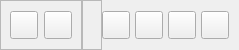
              <widget class="QFrame" name="contentTopBg">
               <property name="minimumSize">
                <size>
                 <width>0</width>
                 <height>50</height>
                </size>
               </property>
               <property name="maximumSize">
                <size>
                 <width>16777215</width>
                 <height>50</height>
                </size>
               </property>
               <property name="styleSheet">
                <string notr="true"/>
               </property>
               <property name="frameShape">
                <enum>QFrame::Shape::NoFrame</enum>
               </property>
               <property name="frameShadow">
                <enum>QFrame::Shadow::Raised</enum>
               </property>
               <layout class="QHBoxLayout" name="horizontalLayout_5">
                <property name="spacing">
                 <number>0</number>
                </property>
                <property name="leftMargin">
                 <number>0</number>
                </property>
                <property name="topMargin">
                 <number>0</number>
                </property>
                <property name="rightMargin">
                 <number>10</number>
                </property>
                <property name="bottomMargin">
                 <number>0</number>
                </property>
                <item alignment="Qt::AlignmentFlag::AlignLeft">
                 <widget class="QFrame" name="LeftBox">
                  <property name="frameShape">
                   <enum>QFrame::Shape::StyledPanel</enum>
                  </property>
                  <property name="frameShadow">
                   <enum>QFrame::Shadow::Raised</enum>
                  </property>
                  <layout class="QHBoxLayout" name="horizontalLayout_13">
                   <item>
                    <widget class="QPushButton" name="notificationButton">
                     <property name="minimumSize">
                      <size>
                       <width>28</width>
                       <height>28</height>
                      </size>
                     </property>
                     <property name="maximumSize">
                      <size>
                       <width>28</width>
                       <height>28</height>
                      </size>
                     </property>
                     <property name="cursor">
                      <cursorShape>PointingHandCursor</cursorShape>
                     </property>
                     <property name="toolTip">
                      <string/>
                     </property>
                     <property name="text">
                      <string/>
                     </property>
                     <property name="icon">
                      <iconset resource="../assets/resource.qrc">
                       <normaloff>:/icons/icons/MaterialSymbolsNotifications.svg</normaloff>:/icons/icons/MaterialSymbolsNotifications.svg</iconset>
                     </property>
                     <property name="iconSize">
                      <size>
                       <width>18</width>
                       <height>18</height>
                      </size>
                     </property>
                    </widget>
                   </item>
                   <item>
                    <widget class="QPushButton" name="themeButton">
                     <property name="minimumSize">
                      <size>
                       <width>28</width>
                       <height>28</height>
                      </size>
                     </property>
                     <property name="maximumSize">
                      <size>
                       <width>28</width>
                       <height>28</height>
                      </size>
                     </property>
                     <property name="cursor">
                      <cursorShape>PointingHandCursor</cursorShape>
                     </property>
                     <property name="toolTip">
                      <string/>
                     </property>
                     <property name="text">
                      <string/>
                     </property>
                     <property name="icon">
                      <iconset resource="../assets/resource.qrc">
                       <normaloff>:/icons/icons/BxsPalette.svg</normaloff>:/icons/icons/BxsPalette.svg</iconset>
                     </property>
                     <property name="iconSize">
                      <size>
                       <width>18</width>
                       <height>18</height>
                      </size>
                     </property>
                    </widget>
                   </item>
                  </layout>
                 </widget>
                </item>
                <item>
                 <widget class="QFrame" name="titleRightInfo">
                  <property name="sizePolicy">
                   <sizepolicy hsizetype="Expanding" vsizetype="Preferred">
                    <horstretch>0</horstretch>
                    <verstretch>0</verstretch>
                   </sizepolicy>
                  </property>
                  <property name="frameShape">
                   <enum>QFrame::Shape::StyledPanel</enum>
                  </property>
                  <property name="frameShadow">
                   <enum>QFrame::Shadow::Raised</enum>
                  </property>
                  <layout class="QVBoxLayout" name="verticalLayout_17"/>
                 </widget>
                </item>
                <item alignment="Qt::AlignmentFlag::AlignRight">
                 <widget class="QFrame" name="rightButtons">
                  <property name="minimumSize">
                   <size>
                    <width>0</width>
                    <height>28</height>
                   </size>
                  </property>
                  <property name="frameShape">
                   <enum>QFrame::Shape::NoFrame</enum>
                  </property>
                  <property name="frameShadow">
                   <enum>QFrame::Shadow::Raised</enum>
                  </property>
                  <layout class="QHBoxLayout" name="horizontalLayout_17">
                   <property name="spacing">
                    <number>5</number>
                   </property>
                   <property name="leftMargin">
                    <number>0</number>
                   </property>
                   <property name="topMargin">
                    <number>0</number>
                   </property>
                   <property name="rightMargin">
                    <number>0</number>
                   </property>
                   <property name="bottomMargin">
                    <number>0</number>
                   </property>
                   <item>
                    <widget class="QPushButton" name="settingsTopBtn">
                     <property name="minimumSize">
                      <size>
                       <width>28</width>
                       <height>28</height>
                      </size>
                     </property>
                     <property name="maximumSize">
                      <size>
                       <width>28</width>
                       <height>28</height>
                      </size>
                     </property>
                     <property name="cursor">
                      <cursorShape>PointingHandCursor</cursorShape>
                     </property>
                     <property name="toolTip">
                      <string/>
                     </property>
                     <property name="text">
                      <string/>
                     </property>
                     <property name="icon">
                      <iconset resource="../assets/resource.qrc">
                       <normaloff>:/icons/icons/UiwSetting.svg</normaloff>:/icons/icons/UiwSetting.svg</iconset>
                     </property>
                     <property name="iconSize">
                      <size>
                       <width>14</width>
                       <height>14</height>
                      </size>
                     </property>
                    </widget>
                   </item>
                   <item>
                    <widget class="QPushButton" name="minimizeAppBtn">
                     <property name="minimumSize">
                      <size>
                       <width>28</width>
                       <height>28</height>
                      </size>
                     </property>
                     <property name="maximumSize">
                      <size>
                       <width>28</width>
                       <height>28</height>
                      </size>
                     </property>
                     <property name="cursor">
                      <cursorShape>PointingHandCursor</cursorShape>
                     </property>
                     <property name="toolTip">
                      <string/>
                     </property>
                     <property name="text">
                      <string/>
                     </property>
                     <property name="icon">
                      <iconset resource="../assets/resource.qrc">
                       <normaloff>:/icons/icons/cil-minus.png</normaloff>:/icons/icons/cil-minus.png</iconset>
                     </property>
                     <property name="iconSize">
                      <size>
                       <width>16</width>
                       <height>16</height>
                      </size>
                     </property>
                    </widget>
                   </item>
                   <item>
                    <widget class="QPushButton" name="max_resizeButton">
                     <property name="minimumSize">
                      <size>
                       <width>28</width>
                       <height>28</height>
                      </size>
                     </property>
                     <property name="maximumSize">
                      <size>
                       <width>28</width>
                       <height>28</height>
                      </size>
                     </property>
                     <property name="font">
                      <font>
                       <family>Segoe UI</family>
                       <pointsize>10</pointsize>
                       <italic>false</italic>
                       <bold>false</bold>
                       <stylestrategy>PreferDefault</stylestrategy>
                      </font>
                     </property>
                     <property name="cursor">
                      <cursorShape>PointingHandCursor</cursorShape>
                     </property>
                     <property name="toolTip">
                      <string/>
                     </property>
                     <property name="text">
                      <string/>
                     </property>
                     <property name="icon">
                      <iconset resource="../assets/resource.qrc">
                       <normaloff>:/icons/icons/FluentMaximize20Filled.svg</normaloff>:/icons/icons/FluentMaximize20Filled.svg</iconset>
                     </property>
                     <property name="iconSize">
                      <size>
                       <width>16</width>
                       <height>16</height>
                      </size>
                     </property>
                    </widget>
                   </item>
                   <item>
                    <widget class="QPushButton" name="closeAppBtn">
                     <property name="minimumSize">
                      <size>
                       <width>28</width>
                       <height>28</height>
                      </size>
                     </property>
                     <property name="maximumSize">
                      <size>
                       <width>28</width>
                       <height>28</height>
                      </size>
                     </property>
                     <property name="cursor">
                      <cursorShape>PointingHandCursor</cursorShape>
                     </property>
                     <property name="toolTip">
                      <string/>
                     </property>
                     <property name="text">
                      <string/>
                     </property>
                     <property name="icon">
                      <iconset resource="../assets/resource.qrc">
                       <normaloff>:/icons/icons/icon_close.png</normaloff>:/icons/icons/icon_close.png</iconset>
                     </property>
                     <property name="iconSize">
                      <size>
                       <width>16</width>
                       <height>16</height>
                      </size>
                     </property>
                    </widget>
                   </item>
                  </layout>
                 </widget>
                </item>
               </layout>
              </widget>
